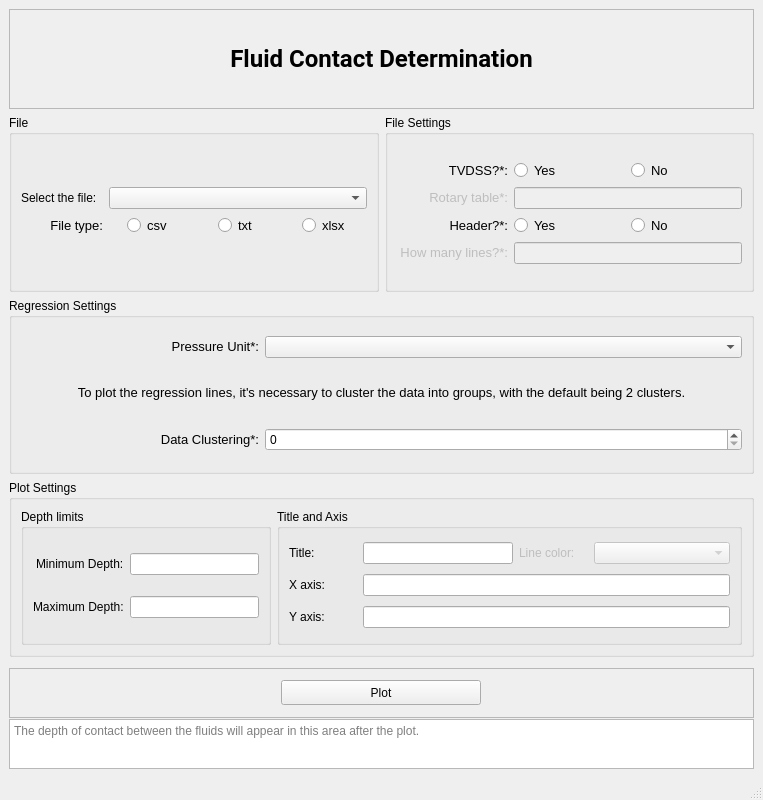
<?xml version="1.0" encoding="UTF-8"?>
<ui version="4.0">
 <class>plotTendenciaWindow</class>
 <widget class="QMainWindow" name="plotTendenciaWindow">
  <property name="geometry">
   <rect>
    <x>0</x>
    <y>0</y>
    <width>763</width>
    <height>800</height>
   </rect>
  </property>
  <property name="minimumSize">
   <size>
    <width>668</width>
    <height>800</height>
   </size>
  </property>
  <property name="windowTitle">
   <string>MainWindow</string>
  </property>
  <property name="windowIcon">
   <iconset>
    <normaloff>../icon.ico</normaloff>../icon.ico</iconset>
  </property>
  <widget class="QWidget" name="centralwidget">
   <layout class="QGridLayout" name="gridLayout">
    <item row="2" column="0" colspan="2">
     <widget class="QGroupBox" name="groupBox_2">
      <property name="title">
       <string>Regression Settings</string>
      </property>
      <layout class="QHBoxLayout" name="horizontalLayout_7">
       <item>
        <layout class="QGridLayout" name="gridLayout_3">
         <item row="0" column="0">
          <widget class="QLabel" name="label_4">
           <property name="mouseTracking">
            <bool>true</bool>
           </property>
           <property name="styleSheet">
            <string notr="true">QLabel {
	border: None
}</string>
           </property>
           <property name="text">
            <string>&lt;html&gt;&lt;head/&gt;&lt;body&gt;&lt;p align=&quot;right&quot;&gt;&lt;span style=&quot; font-size:10pt;&quot;&gt;Pressure Unit*:&lt;/span&gt;&lt;/p&gt;&lt;/body&gt;&lt;/html&gt;</string>
           </property>
          </widget>
         </item>
         <item row="0" column="1" colspan="2">
          <widget class="QComboBox" name="inputPressureUnit">
           <property name="toolTip">
            <string>A unidade de pressão dos dados carregados.</string>
           </property>
          </widget>
         </item>
         <item row="2" column="0">
          <widget class="QLabel" name="label_5">
           <property name="mouseTracking">
            <bool>true</bool>
           </property>
           <property name="styleSheet">
            <string notr="true">QLabel {
	border: None
}</string>
           </property>
           <property name="text">
            <string>&lt;html&gt;&lt;head/&gt;&lt;body&gt;&lt;p align=&quot;right&quot;&gt;&lt;span style=&quot; font-size:10pt;&quot;&gt;Data Clustering*:&lt;/span&gt;&lt;/p&gt;&lt;/body&gt;&lt;/html&gt;</string>
           </property>
          </widget>
         </item>
         <item row="2" column="1" colspan="2">
          <widget class="QSpinBox" name="agrupamentoSpinBox">
           <property name="toolTip">
            <string>Agrupamentos (Cluster) dos dados.</string>
           </property>
           <property name="maximum">
            <number>5</number>
           </property>
           <property name="value">
            <number>0</number>
           </property>
          </widget>
         </item>
         <item row="1" column="0" colspan="3">
          <widget class="QLabel" name="label_6">
           <property name="maximumSize">
            <size>
             <width>16777215</width>
             <height>40</height>
            </size>
           </property>
           <property name="mouseTracking">
            <bool>true</bool>
           </property>
           <property name="styleSheet">
            <string notr="true">QLabel {
	border: None
}</string>
           </property>
           <property name="text">
            <string>&lt;html&gt;&lt;head/&gt;&lt;body&gt;&lt;p align=&quot;center&quot;&gt;&lt;span style=&quot; font-size:10pt;&quot;&gt;To plot the regression lines, it's necessary to cluster the data into groups, with the default being 2 clusters.&lt;/span&gt;&lt;/p&gt;&lt;/body&gt;&lt;/html&gt;</string>
           </property>
           <property name="wordWrap">
            <bool>true</bool>
           </property>
          </widget>
         </item>
        </layout>
       </item>
      </layout>
     </widget>
    </item>
    <item row="1" column="1">
     <widget class="QGroupBox" name="cotaRadioBtnGroupBox">
      <property name="title">
       <string>File Settings</string>
      </property>
      <layout class="QVBoxLayout" name="verticalLayout_2">
       <item>
        <layout class="QGridLayout" name="gridLayout_8">
         <item row="0" column="0">
          <widget class="QLabel" name="label_18">
           <property name="font">
            <font>
             <pointsize>10</pointsize>
            </font>
           </property>
           <property name="mouseTracking">
            <bool>true</bool>
           </property>
           <property name="statusTip">
            <string>Profundidade em cota é igual a mesa rotativa menos a profundidade medida.</string>
           </property>
           <property name="styleSheet">
            <string notr="true">QLabel {
	border: None
}</string>
           </property>
           <property name="text">
            <string>&lt;html&gt;&lt;head/&gt;&lt;body&gt;&lt;p align=&quot;right&quot;&gt;TVDSS?*:&lt;/p&gt;&lt;/body&gt;&lt;/html&gt;</string>
           </property>
          </widget>
         </item>
         <item row="0" column="1">
          <widget class="QRadioButton" name="cotaProfSim">
           <property name="font">
            <font>
             <pointsize>10</pointsize>
            </font>
           </property>
           <property name="text">
            <string>Yes</string>
           </property>
           <attribute name="buttonGroup">
            <string notr="true">cotaButtonGroup</string>
           </attribute>
          </widget>
         </item>
         <item row="1" column="1" colspan="2">
          <widget class="QLineEdit" name="inputMesaRotativa">
           <property name="enabled">
            <bool>false</bool>
           </property>
          </widget>
         </item>
         <item row="1" column="0">
          <widget class="QLabel" name="labelMesaRotativa">
           <property name="enabled">
            <bool>false</bool>
           </property>
           <property name="font">
            <font>
             <pointsize>10</pointsize>
            </font>
           </property>
           <property name="mouseTracking">
            <bool>true</bool>
           </property>
           <property name="statusTip">
            <string>Mesa rotativa é a altura da plataforma até a superfície do mar/superfície terrestre.</string>
           </property>
           <property name="styleSheet">
            <string notr="true">QLabel {
	border: None
}</string>
           </property>
           <property name="text">
            <string>&lt;html&gt;&lt;head/&gt;&lt;body&gt;&lt;p align=&quot;right&quot;&gt;Rotary table*:&lt;/p&gt;&lt;/body&gt;&lt;/html&gt;</string>
           </property>
          </widget>
         </item>
         <item row="2" column="0">
          <widget class="QLabel" name="label_19">
           <property name="font">
            <font>
             <pointsize>10</pointsize>
            </font>
           </property>
           <property name="mouseTracking">
            <bool>true</bool>
           </property>
           <property name="statusTip">
            <string>Se o arquivo possui cabeçalho. Comum em arquivos las e csv.</string>
           </property>
           <property name="styleSheet">
            <string notr="true">QLabel {
	border: None
}</string>
           </property>
           <property name="text">
            <string>&lt;html&gt;&lt;head/&gt;&lt;body&gt;&lt;p align=&quot;right&quot;&gt;Header?*:&lt;/p&gt;&lt;/body&gt;&lt;/html&gt;</string>
           </property>
          </widget>
         </item>
         <item row="2" column="2">
          <widget class="QRadioButton" name="headerNao">
           <property name="font">
            <font>
             <pointsize>10</pointsize>
            </font>
           </property>
           <property name="text">
            <string>No</string>
           </property>
           <attribute name="buttonGroup">
            <string notr="true">headerButtonGroup</string>
           </attribute>
          </widget>
         </item>
         <item row="3" column="0">
          <widget class="QLabel" name="labelHeaderLines">
           <property name="enabled">
            <bool>false</bool>
           </property>
           <property name="font">
            <font>
             <pointsize>10</pointsize>
            </font>
           </property>
           <property name="mouseTracking">
            <bool>true</bool>
           </property>
           <property name="statusTip">
            <string>Se houver cabeçalho, quantas linhas pular?</string>
           </property>
           <property name="styleSheet">
            <string notr="true">QLabel {
	border: None
}</string>
           </property>
           <property name="text">
            <string>&lt;html&gt;&lt;head/&gt;&lt;body&gt;&lt;p align=&quot;right&quot;&gt;How many lines?*:&lt;/p&gt;&lt;/body&gt;&lt;/html&gt;</string>
           </property>
          </widget>
         </item>
         <item row="2" column="1">
          <widget class="QRadioButton" name="headerSim">
           <property name="font">
            <font>
             <pointsize>10</pointsize>
            </font>
           </property>
           <property name="text">
            <string>Yes</string>
           </property>
           <attribute name="buttonGroup">
            <string notr="true">headerButtonGroup</string>
           </attribute>
          </widget>
         </item>
         <item row="3" column="1" colspan="2">
          <widget class="QLineEdit" name="inputHeaderLines">
           <property name="enabled">
            <bool>false</bool>
           </property>
          </widget>
         </item>
         <item row="0" column="2">
          <widget class="QRadioButton" name="cotaProfNao">
           <property name="font">
            <font>
             <pointsize>10</pointsize>
            </font>
           </property>
           <property name="text">
            <string>No</string>
           </property>
           <attribute name="buttonGroup">
            <string notr="true">cotaButtonGroup</string>
           </attribute>
          </widget>
         </item>
        </layout>
       </item>
      </layout>
     </widget>
    </item>
    <item row="3" column="0" colspan="2">
     <widget class="QGroupBox" name="groupBox_5">
      <property name="title">
       <string>Plot Settings</string>
      </property>
      <layout class="QHBoxLayout" name="horizontalLayout_4">
       <item>
        <layout class="QHBoxLayout" name="horizontalLayout_2">
         <item>
          <widget class="QGroupBox" name="groupBox_8">
           <property name="maximumSize">
            <size>
             <width>250</width>
             <height>16777215</height>
            </size>
           </property>
           <property name="title">
            <string>Depth limits</string>
           </property>
           <layout class="QHBoxLayout" name="horizontalLayout_6">
            <item>
             <layout class="QGridLayout" name="gridLayout_6">
              <item row="0" column="0" alignment="Qt::AlignRight">
               <widget class="QLabel" name="label_11">
                <property name="font">
                 <font>
                  <pointsize>9</pointsize>
                 </font>
                </property>
                <property name="text">
                 <string>Minimum Depth:</string>
                </property>
               </widget>
              </item>
              <item row="0" column="1">
               <widget class="QLineEdit" name="inputProfMin"/>
              </item>
              <item row="1" column="0" alignment="Qt::AlignRight">
               <widget class="QLabel" name="label_13">
                <property name="font">
                 <font>
                  <pointsize>9</pointsize>
                 </font>
                </property>
                <property name="text">
                 <string>&lt;html&gt;&lt;head/&gt;&lt;body&gt;&lt;p&gt;Maximum Depth:&lt;/p&gt;&lt;/body&gt;&lt;/html&gt;</string>
                </property>
               </widget>
              </item>
              <item row="1" column="1">
               <widget class="QLineEdit" name="inputProfMax"/>
              </item>
             </layout>
            </item>
           </layout>
          </widget>
         </item>
         <item>
          <widget class="QGroupBox" name="groupBox_9">
           <property name="title">
            <string>Title and Axis</string>
           </property>
           <layout class="QHBoxLayout" name="horizontalLayout_5">
            <item>
             <layout class="QGridLayout" name="gridLayout_7">
              <item row="0" column="2">
               <widget class="QLabel" name="label_14">
                <property name="enabled">
                 <bool>false</bool>
                </property>
                <property name="font">
                 <font>
                  <pointsize>9</pointsize>
                 </font>
                </property>
                <property name="text">
                 <string>Line color:</string>
                </property>
               </widget>
              </item>
              <item row="2" column="0">
               <widget class="QLabel" name="label_15">
                <property name="font">
                 <font>
                  <pointsize>9</pointsize>
                 </font>
                </property>
                <property name="text">
                 <string>Y axis:</string>
                </property>
               </widget>
              </item>
              <item row="2" column="1" colspan="4">
               <widget class="QLineEdit" name="inputPlotYAxis"/>
              </item>
              <item row="0" column="0">
               <widget class="QLabel" name="label_16">
                <property name="font">
                 <font>
                  <pointsize>9</pointsize>
                 </font>
                </property>
                <property name="text">
                 <string>Title:</string>
                </property>
               </widget>
              </item>
              <item row="1" column="1" colspan="4">
               <widget class="QLineEdit" name="inputPlotXAxis"/>
              </item>
              <item row="0" column="1">
               <widget class="QLineEdit" name="inputPlotTitle">
                <property name="maximumSize">
                 <size>
                  <width>150</width>
                  <height>16777215</height>
                 </size>
                </property>
               </widget>
              </item>
              <item row="1" column="0">
               <widget class="QLabel" name="label_17">
                <property name="font">
                 <font>
                  <pointsize>9</pointsize>
                 </font>
                </property>
                <property name="text">
                 <string>X axis:</string>
                </property>
               </widget>
              </item>
              <item row="0" column="3" colspan="2">
               <widget class="QComboBox" name="lineColorComboBox">
                <property name="enabled">
                 <bool>false</bool>
                </property>
               </widget>
              </item>
             </layout>
            </item>
           </layout>
          </widget>
         </item>
        </layout>
       </item>
      </layout>
     </widget>
    </item>
    <item row="0" column="0" colspan="2">
     <widget class="QFrame" name="frame">
      <property name="maximumSize">
       <size>
        <width>16777215</width>
        <height>100</height>
       </size>
      </property>
      <property name="frameShape">
       <enum>QFrame::StyledPanel</enum>
      </property>
      <property name="frameShadow">
       <enum>QFrame::Raised</enum>
      </property>
      <layout class="QHBoxLayout" name="horizontalLayout_3">
       <item>
        <widget class="QLabel" name="label">
         <property name="sizePolicy">
          <sizepolicy hsizetype="Expanding" vsizetype="Expanding">
           <horstretch>0</horstretch>
           <verstretch>0</verstretch>
          </sizepolicy>
         </property>
         <property name="font">
          <font>
           <family>Roboto</family>
           <pointsize>12</pointsize>
          </font>
         </property>
         <property name="text">
          <string>&lt;html&gt;&lt;head/&gt;&lt;body&gt;&lt;p align=&quot;center&quot;&gt;&lt;span style=&quot; font-size:18pt; font-weight:600;&quot;&gt;Fluid Contact Determination&lt;/span&gt;&lt;/p&gt;&lt;/body&gt;&lt;/html&gt;</string>
         </property>
         <property name="wordWrap">
          <bool>true</bool>
         </property>
        </widget>
       </item>
      </layout>
     </widget>
    </item>
    <item row="1" column="0">
     <widget class="QGroupBox" name="selectFileGroupBox">
      <property name="title">
       <string>File</string>
      </property>
      <property name="flat">
       <bool>false</bool>
      </property>
      <property name="checkable">
       <bool>false</bool>
      </property>
      <layout class="QVBoxLayout" name="verticalLayout">
       <item>
        <layout class="QGridLayout" name="gridLayout_2">
         <item row="0" column="1" colspan="3">
          <widget class="QComboBox" name="selectFileComboBox"/>
         </item>
         <item row="1" column="0">
          <widget class="QLabel" name="label_3">
           <property name="font">
            <font>
             <pointsize>10</pointsize>
            </font>
           </property>
           <property name="mouseTracking">
            <bool>true</bool>
           </property>
           <property name="styleSheet">
            <string notr="true">QLabel {
	border: None
}</string>
           </property>
           <property name="text">
            <string>&lt;html&gt;&lt;head/&gt;&lt;body&gt;&lt;p align=&quot;right&quot;&gt;File type:&lt;/p&gt;&lt;/body&gt;&lt;/html&gt;</string>
           </property>
          </widget>
         </item>
         <item row="1" column="1" alignment="Qt::AlignHCenter">
          <widget class="QRadioButton" name="csvRadioButton">
           <property name="font">
            <font>
             <pointsize>10</pointsize>
            </font>
           </property>
           <property name="toolTip">
            <string>&lt;html&gt;&lt;head/&gt;&lt;body&gt;&lt;p&gt;Arquivos &lt;span style=&quot; font-weight:700;&quot;&gt;C&lt;/span&gt;omma &lt;span style=&quot; font-weight:700;&quot;&gt;S&lt;/span&gt;eparated &lt;span style=&quot; font-weight:700;&quot;&gt;V&lt;/span&gt;alues (valores separados por vírgula) são arquivos comumente utilizados para armazenamento de dados.&lt;/p&gt;&lt;/body&gt;&lt;/html&gt;</string>
           </property>
           <property name="text">
            <string>csv</string>
           </property>
           <attribute name="buttonGroup">
            <string notr="true">fileButtonGroup</string>
           </attribute>
          </widget>
         </item>
         <item row="1" column="2" alignment="Qt::AlignHCenter">
          <widget class="QRadioButton" name="txtRadioButton">
           <property name="font">
            <font>
             <pointsize>10</pointsize>
            </font>
           </property>
           <property name="toolTip">
            <string>&lt;html&gt;&lt;head/&gt;&lt;body&gt;&lt;p&gt;Arquivos de texto no geral. Lembre-se que nesse caso, os valores devem ser separados por tabulação (tab)&lt;/p&gt;&lt;/body&gt;&lt;/html&gt;</string>
           </property>
           <property name="text">
            <string>txt</string>
           </property>
           <attribute name="buttonGroup">
            <string notr="true">fileButtonGroup</string>
           </attribute>
          </widget>
         </item>
         <item row="1" column="3" alignment="Qt::AlignHCenter">
          <widget class="QRadioButton" name="xlsxRadioButton">
           <property name="enabled">
            <bool>true</bool>
           </property>
           <property name="font">
            <font>
             <pointsize>10</pointsize>
            </font>
           </property>
           <property name="toolTip">
            <string>&lt;html&gt;&lt;head/&gt;&lt;body&gt;&lt;p&gt;Um arquivo .xlsx é uma planilha eletrônica, como no Excel.&lt;/p&gt;&lt;/body&gt;&lt;/html&gt;</string>
           </property>
           <property name="text">
            <string>xlsx</string>
           </property>
           <attribute name="buttonGroup">
            <string notr="true">fileButtonGroup</string>
           </attribute>
          </widget>
         </item>
         <item row="0" column="0">
          <widget class="QLabel" name="label_2">
           <property name="mouseTracking">
            <bool>true</bool>
           </property>
           <property name="styleSheet">
            <string notr="true">QLabel {
	border: None
}</string>
           </property>
           <property name="text">
            <string>&lt;html&gt;&lt;head/&gt;&lt;body&gt;&lt;p align=&quot;right&quot;&gt;&lt;span style=&quot; font-size:10pt;&quot;&gt;Select the file:&lt;/span&gt;&lt;/p&gt;&lt;/body&gt;&lt;/html&gt;</string>
           </property>
          </widget>
         </item>
        </layout>
       </item>
      </layout>
     </widget>
    </item>
    <item row="4" column="0" colspan="2">
     <widget class="QFrame" name="frame_4">
      <property name="minimumSize">
       <size>
        <width>100</width>
        <height>50</height>
       </size>
      </property>
      <property name="maximumSize">
       <size>
        <width>16777215</width>
        <height>40</height>
       </size>
      </property>
      <property name="frameShape">
       <enum>QFrame::StyledPanel</enum>
      </property>
      <property name="frameShadow">
       <enum>QFrame::Raised</enum>
      </property>
      <layout class="QHBoxLayout" name="horizontalLayout">
       <item>
        <widget class="QPushButton" name="tendenciaPlotBtn">
         <property name="sizePolicy">
          <sizepolicy hsizetype="Expanding" vsizetype="Fixed">
           <horstretch>0</horstretch>
           <verstretch>0</verstretch>
          </sizepolicy>
         </property>
         <property name="minimumSize">
          <size>
           <width>200</width>
           <height>25</height>
          </size>
         </property>
         <property name="maximumSize">
          <size>
           <width>200</width>
           <height>16777215</height>
          </size>
         </property>
         <property name="text">
          <string>Plot</string>
         </property>
        </widget>
       </item>
      </layout>
     </widget>
    </item>
    <item row="5" column="0" colspan="2">
     <widget class="QTextBrowser" name="outputAfterPlotted">
      <property name="maximumSize">
       <size>
        <width>16777215</width>
        <height>50</height>
       </size>
      </property>
      <property name="statusTip">
       <string>The depth of contact between the fluids will appear in this area after the plot.</string>
      </property>
      <property name="whatsThis">
       <string/>
      </property>
      <property name="html">
       <string>&lt;!DOCTYPE HTML PUBLIC &quot;-//W3C//DTD HTML 4.0//EN&quot; &quot;http://www.w3.org/TR/REC-html40/strict.dtd&quot;&gt;
&lt;html&gt;&lt;head&gt;&lt;meta name=&quot;qrichtext&quot; content=&quot;1&quot; /&gt;&lt;style type=&quot;text/css&quot;&gt;
p, li { white-space: pre-wrap; }
&lt;/style&gt;&lt;/head&gt;&lt;body style=&quot; font-family:'Segoe UI'; font-size:11pt; font-weight:400; font-style:normal;&quot;&gt;
&lt;p align=&quot;center&quot; style=&quot;-qt-paragraph-type:empty; margin-top:0px; margin-bottom:0px; margin-left:0px; margin-right:0px; -qt-block-indent:0; text-indent:0px; font-family:'MS Shell Dlg 2'; font-size:8.25pt;&quot;&gt;&lt;br /&gt;&lt;/p&gt;&lt;/body&gt;&lt;/html&gt;</string>
      </property>
      <property name="placeholderText">
       <string>The depth of contact between the fluids will appear in this area after the plot.</string>
      </property>
     </widget>
    </item>
   </layout>
  </widget>
  <widget class="QMenuBar" name="menubar">
   <property name="geometry">
    <rect>
     <x>0</x>
     <y>0</y>
     <width>763</width>
     <height>26</height>
    </rect>
   </property>
  </widget>
  <widget class="QStatusBar" name="statusbar"/>
 </widget>
 <tabstops>
  <tabstop>selectFileComboBox</tabstop>
  <tabstop>csvRadioButton</tabstop>
  <tabstop>txtRadioButton</tabstop>
  <tabstop>xlsxRadioButton</tabstop>
  <tabstop>cotaProfSim</tabstop>
  <tabstop>cotaProfNao</tabstop>
  <tabstop>inputMesaRotativa</tabstop>
  <tabstop>headerSim</tabstop>
  <tabstop>headerNao</tabstop>
  <tabstop>inputHeaderLines</tabstop>
  <tabstop>inputPressureUnit</tabstop>
  <tabstop>agrupamentoSpinBox</tabstop>
  <tabstop>inputProfMin</tabstop>
  <tabstop>inputProfMax</tabstop>
  <tabstop>inputPlotTitle</tabstop>
  <tabstop>inputPlotXAxis</tabstop>
  <tabstop>inputPlotYAxis</tabstop>
  <tabstop>lineColorComboBox</tabstop>
  <tabstop>tendenciaPlotBtn</tabstop>
  <tabstop>outputAfterPlotted</tabstop>
 </tabstops>
 <resources>
  <include location="icons.qrc"/>
 </resources>
 <connections/>
 <buttongroups>
  <buttongroup name="headerButtonGroup"/>
  <buttongroup name="fileButtonGroup"/>
  <buttongroup name="cotaButtonGroup"/>
 </buttongroups>
</ui>
